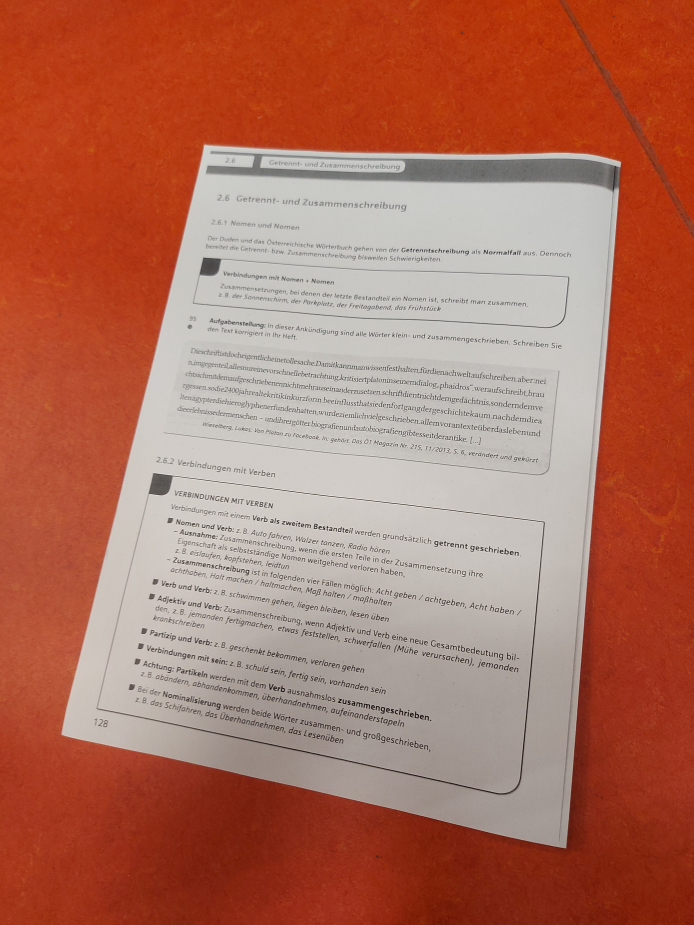
#> input picture images/img1.jpg, 3468 x 4624 px (shown at 1/5 size)
$ python -i image_adjustments.py   (imports and definitions only)
#> lines starting #> are read from the running program, lines starting #| are printed output that depends on the picture; after the words box and inside, x2 and y2 are one past the last pixel; in counts of white or black regions, pixels touching at a corner belong together
#> further down, picture is the input picture: shape (4624, 3468, 3); mean B, G, R 94.7, 113.5, 175.3
import cv2 as cv
import numpy as np
import copy
from tkinter import filedialog
from PIL import Image, ImageTk

mainfame_padding = (40, 257)

def get_corners(image):

    color_img = image
    gray = cv.cvtColor(image, cv.COLOR_BGR2GRAY)
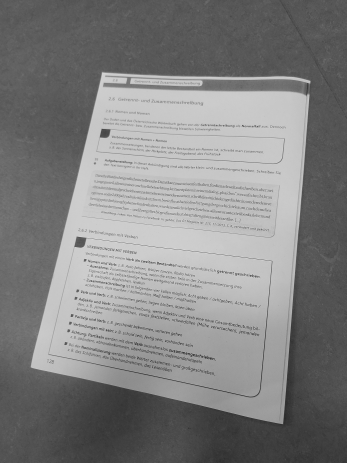
#> gray: shape (4624, 3468) (shown at 1/10 size); min 0, max 254, mean 129.8
    image = cv.GaussianBlur(gray, (9, 9), 0)

    # Kanten erkennen
    image = cv.Canny(image, threshold1=30, threshold2=120)
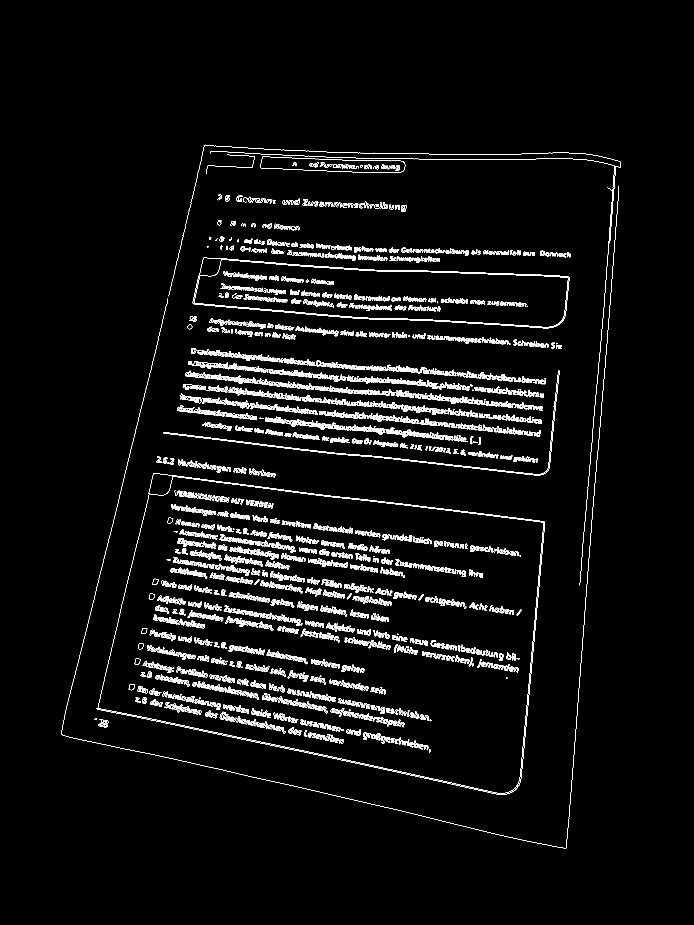
#> image: shape (4624, 3468) (shown at 1/5 size); 1.6% white in thin lines or dots, all inside (x1, y1, x2, y2) = (306, 724, 3105, 4242)
    kernel = np.ones((15, 15), np.uint8)
    image = cv.dilate(image, kernel, iterations=2)
#> image: shape (4624, 3468); 21.8% white; 27 white regions, largest, box (x1, y1, x2, y2) and area: (872, 1726, 2743, 2327) 670234, (292, 710, 3119, 4256) 545261, (819, 2574, 2622, 3092) 385473


    # Farbbereiche entfernen
    color_img = color_img.astype(np.float32) / 255.0
    diff_rg = np.abs(color_img[:, :, 0] - color_img[:, :, 1])  # Difference between R and G
    diff_rb = np.abs(color_img[:, :, 0] - color_img[:, :, 2])  # Difference between R and B
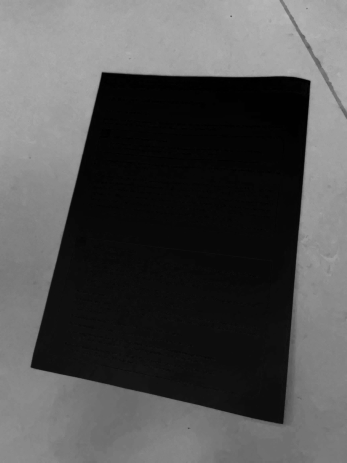
#> diff_rb: shape (4624, 3468) float32 (shown at 1/10 size); min 0, max 0.741, mean 0.316
    diff_gb = np.abs(color_img[:, :, 1] - color_img[:, :, 2])  # Difference between G and B
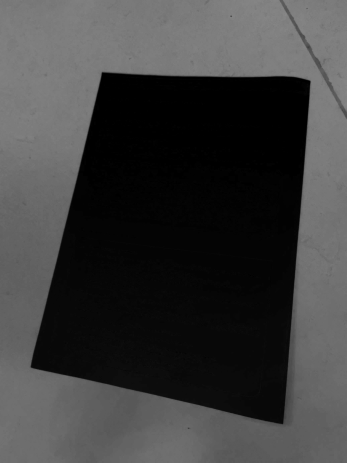
#> diff_gb: shape (4624, 3468) float32 (shown at 1/10 size); min 0, max 0.541, mean 0.243

    threshold = 0.15
    mask = (diff_rg < threshold) & (diff_rb < threshold) & (diff_gb < threshold)
#> mask: shape (4624, 3468) bool; 46.8% white; 1 white region, box (x1, y1, x2, y2) and area: (310, 726, 3103, 4239) 7503025

    mask = (mask * 255).astype(np.uint8)
    kernel = np.ones((10, 10), np.uint8)
    mask = cv.dilate(mask, kernel, iterations=2)
#> mask: shape (4624, 3468); 47.5% white; 1 white region, box (x1, y1, x2, y2) and area: (302, 718, 3113, 4249) 7617297
    mask = (mask * 255).astype(np.uint8)
    image = cv.bitwise_and(image, image, mask=mask)
#> image: shape (4624, 3468); 21.3% white; 27 white regions, largest, box (x1, y1, x2, y2) and area: (872, 1726, 2743, 2327) 670234, (302, 718, 3113, 4249) 462354, (819, 2574, 2622, 3092) 385473


    # Nicht weiße objekte entfernen
    color_img = color_img.astype(np.float32) * 255.0
    color_img = cv.GaussianBlur(color_img, (101,101),0)
    hsv = cv.cvtColor(color_img, cv.COLOR_BGR2HSV)
#> hsv: shape (4624, 3468, 3) float32; mean H, S, V 22.3, 0.5, 189.2

    lower_white = np.array([0, 0, 140])   # Adjust based on brightness
    upper_white = np.array([255, 40, 255])

    mask = cv.inRange(hsv, lower_white, upper_white)
#> mask: shape (4624, 3468); 90.8% white; 25 black regions, largest, box (x1, y1, x2, y2) and area: (1824, 3088, 3468, 4624) 812270, (694, 3849, 1667, 4624) 489941, (1088, 796, 3104, 949) 127305
    kernel = np.ones((5, 5), np.uint8)
    mask = cv.morphologyEx(mask, cv.MORPH_CLOSE, kernel, iterations=2)  # Close gaps
#> mask: shape (4624, 3468); 90.8% white; 26 black regions, largest, box (x1, y1, x2, y2) and area: (1825, 3092, 3468, 4624) 812222, (695, 3849, 1667, 4624) 489918, (1114, 801, 3104, 949) 127094
    kernel = np.ones((100, 100), np.uint8)
    mask = cv.morphologyEx(mask, cv.MORPH_OPEN, kernel, iterations=1)   # Remove small noise
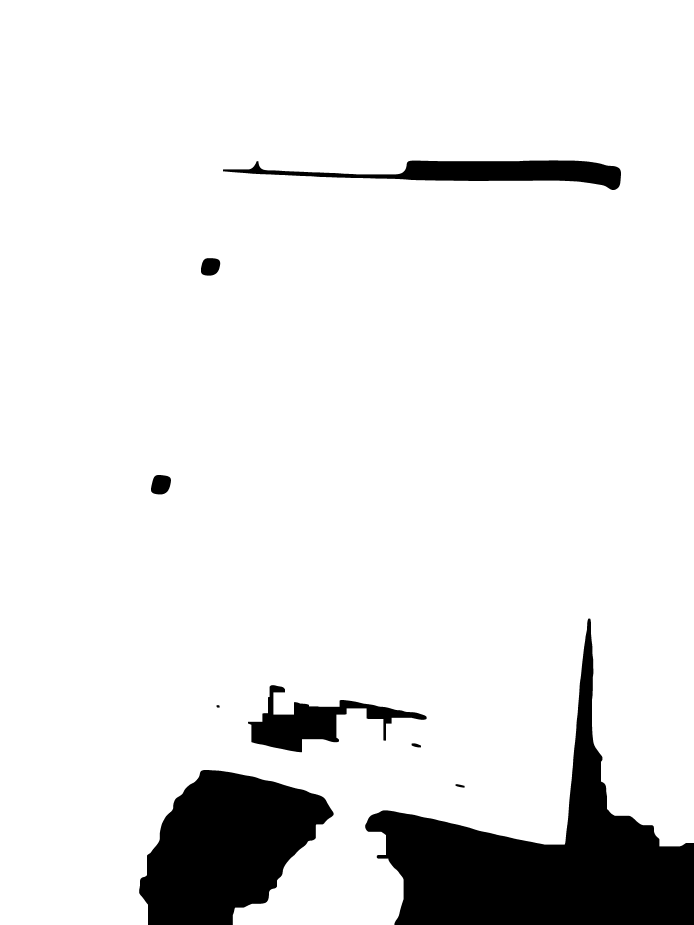
#> mask: shape (4624, 3468) (shown at 1/5 size); 90.3% white; 9 black regions, largest, box (x1, y1, x2, y2) and area: (1826, 3093, 3468, 4624) 826448, (696, 3850, 1668, 4624) 492439, (1115, 802, 3105, 950) 127450
    image = cv.bitwise_and(image, image, mask=mask)
#> image: shape (4624, 3468); 20.5% white; 31 white regions, largest, box (x1, y1, x2, y2) and area: (872, 1726, 2743, 2327) 670234, (819, 2574, 2622, 3092) 385473, (302, 718, 3113, 4223) 284912

    # Konturen finden
    kernel = np.ones((100, 100), np.uint8)  # Größeren Kern verwenden
    cc = cv.dilate(image, kernel, iterations=2)
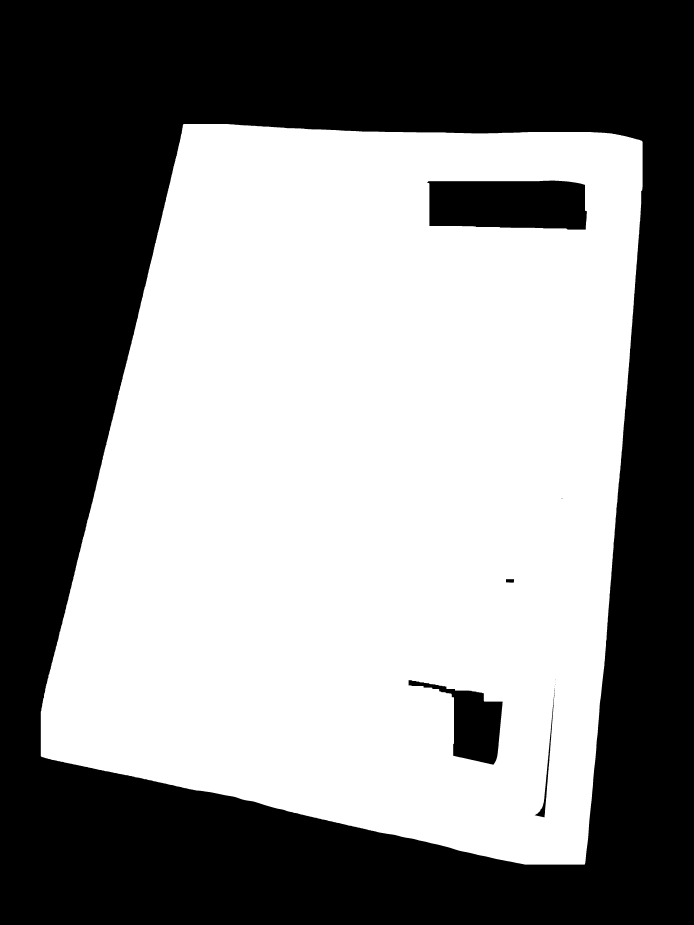
#> cc: shape (4624, 3468) (shown at 1/5 size); 53.8% white; 10 black regions (5 under 20 px)
    contours, _ = cv.findContours(cc, cv.RETR_EXTERNAL, cv.CHAIN_APPROX_SIMPLE)
#> contours = 1 contour; box (x1, y1, x2, y2) and area: (204, 620, 3213, 4323) 8880956

    largest_area = 0
    largest_box = None

    # Iterate through all contours to find the largest one
    for contour in contours:
        area = cv.contourArea(contour)
        if area > largest_area:
            largest_area = area
            rect = cv.minAreaRect(contour)
            largest_box = cv.boxPoints(rect)
            largest_box = np.int32(largest_box)
#> this loop made 1 pass
#> (area, largest_area, rect, largest_box) on pass 1: (8880956, 8880956, ((1711.8, 2388.3), (3679.7, 2783.2), -84.63), [[2924, 4350], [153, 4089], [498, 426], [3269, 686]])
#> after the loop, largest_area = 8880956

    original_img_size = image.shape
    img_size = (400,600)
    proportional_size = (original_img_size[1]/img_size[0], original_img_size[0]/img_size[1])
    rezised = cv.resize(image, img_size)

    out = copy.copy(rezised)
    original_points = []

    # Assuming `resized` is a binary image (with 255 for white points and 0 for black)
    white_points = np.argwhere(rezised == 255)  # Get all white points' coordinates
#> white_points = 48003 pairs, first value 93 to 547, second value 35 to 358

    for corner in largest_box:
        nearest = None
        min_distance = float('inf')  # Set a high initial distance

        pointX = round(corner[0] / proportional_size[0])
        pointY = round(corner[1] / proportional_size[1])

        cv.circle(out, (pointX, pointY), 5, 170, -1)

        # Loop over all white points to find the closest one
        for white_point in white_points:
            whiteY, whiteX = white_point

            # Calculate the Euclidean distance
            distance = np.sqrt((whiteX - pointX)**2 + (whiteY - pointY)**2)

            # Update if this white point is closer
            if distance < min_distance:
                min_distance = distance
                nearest = [whiteX, whiteY]

        if nearest:
            cv.circle(out, nearest, 5, 100, -1)
            original_points.append([round(nearest[0]*proportional_size[0]), round(nearest[1]*proportional_size[1])] )
#> this loop made 4 passes
#> (corner, pointX, pointY) on passes 1 to 4: ([2924, 4350], 337, 564), ([153, 4089], 18, 531), ([498, 426], 57, 55), ([3269, 686], 377, 89)
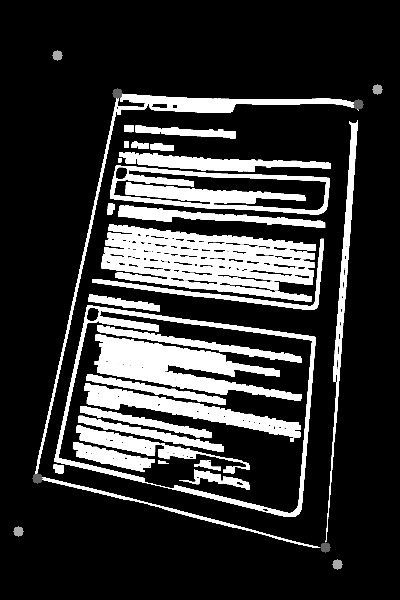
#> out: shape (600, 400); min 0, max 255, mean 52.4
#> after the loop, original_points = [[2818, 4216], [321, 3684], [1014, 717], [3104, 801]]

    return original_points

# [93 lines left out: functions adjust_points, warp_img, scan_image, scale_points, draw_frame, img_size_calc and 2 more, not called in this run]

>>> import cv2
>>> picture = cv2.imread('images/img1.jpg')
>>> result = get_corners(picture)
#> result has the same summary as original_points in get_corners

$ run again, on images/img2.jpg
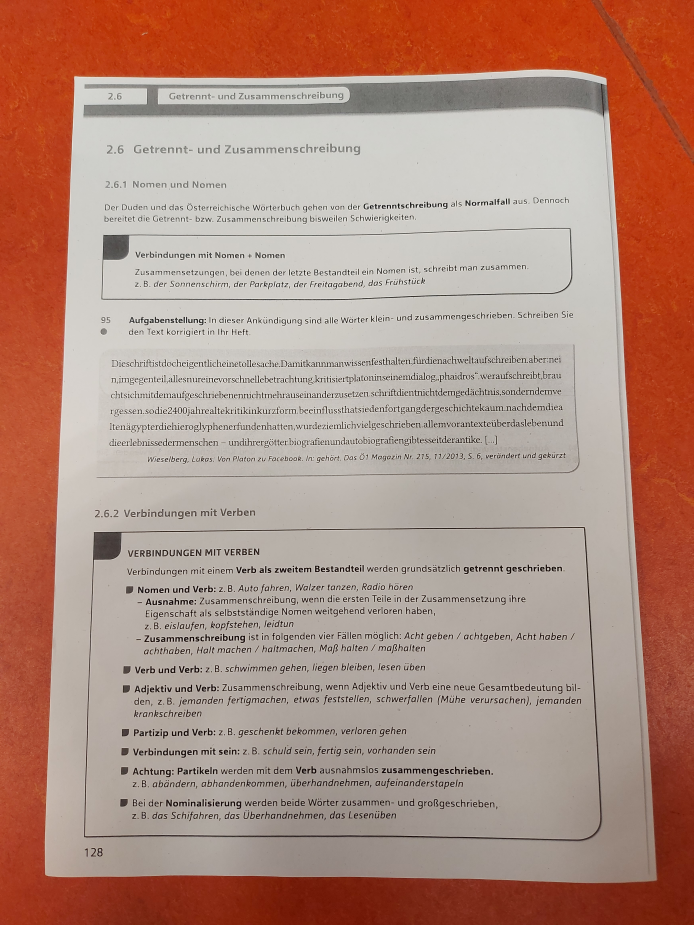
#> input picture images/img2.jpg, 3468 x 4624 px (shown at 1/5 size)
#> picture is the input picture: shape (4624, 3468, 3); mean B, G, R 127.4, 141.2, 177
#> in get_corners, `image = cv.Canny(image, threshold1=30, threshold2=120)`:
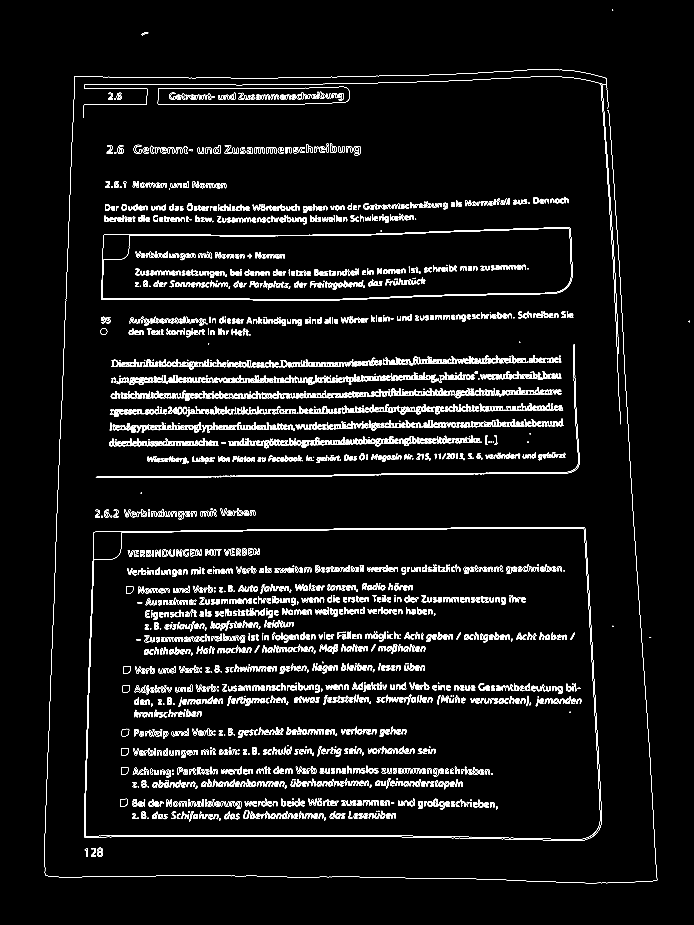
#> image: shape (4624, 3468) (shown at 1/5 size); 2.1% white in thin lines or dots, all inside (x1, y1, x2, y2) = (223, 48, 3450, 4416)
#> hsv: shape (4624, 3468, 3) float32; mean H, S, V 28.5, 0.2, 171.8
#> cc: shape (4624, 3468); 76.8% white; 8 black regions
#> contours = 1 contour; box (x1, y1, x2, y2) and area: (120, 243, 3367, 4515) 13027734
#> the loop in get_corners, `for contour in contours:` made 1 pass
#> (area, largest_area, rect, largest_box) on pass 1: (13027734, 13027734, ((1743, 2378.5), (4271, 3246), -90), [[3366, 4514], [120, 4514], [120, 243], [3366, 243]])
#> after the loop in get_corners, `for contour in contours:`: largest_area = 13027734
#> white_points = 61491 pairs, first value 44 to 572, second value 25 to 376
#> the loop in get_corners, `for corner in largest_box:` made 4 passes
#> (corner, pointX, pointY) on passes 1 to 4: ([3366, 4514], 388, 586), ([120, 4514], 14, 586), ([120, 243], 14, 32), ([3366, 243], 388, 32)
#> after the loop in get_corners, `for corner in largest_box:`:
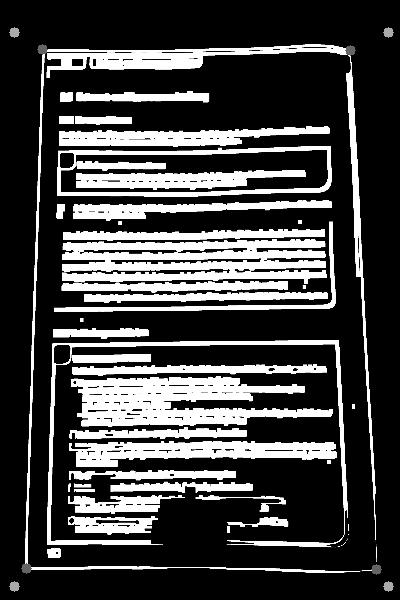
#> out: shape (600, 400); min 0, max 255, mean 67.2
#> after the loop in get_corners, `for corner in largest_box:`: original_points = [[3260, 4385], [225, 4377], [364, 378], [3034, 385]]
#> result has the same summary as original_points in get_corners

$ run again, on images/img3.jpg
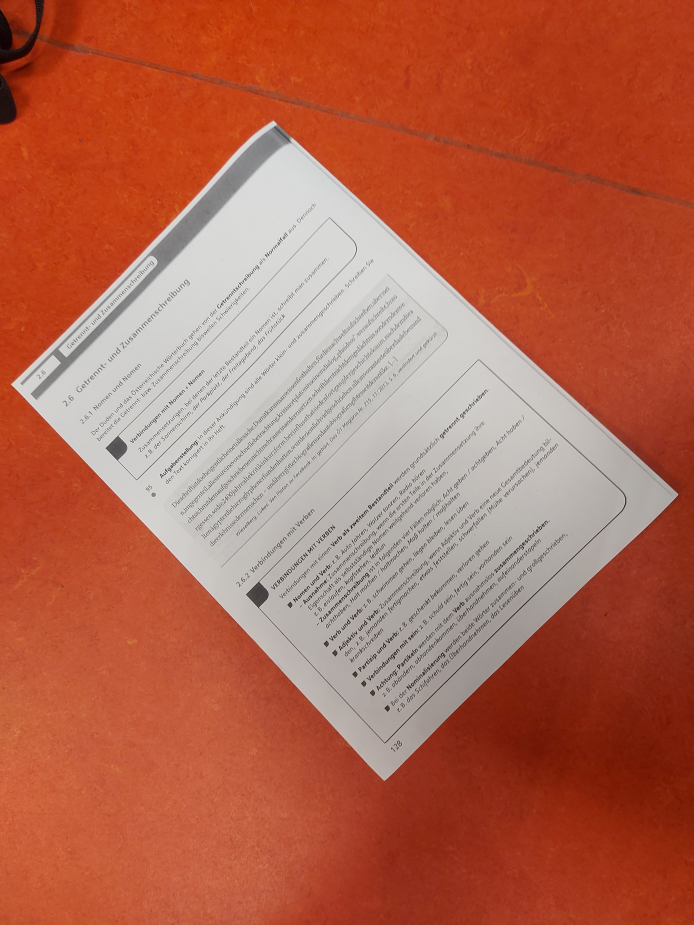
#> input picture images/img3.jpg, 3468 x 4624 px (shown at 1/5 size)
#> picture is the input picture: shape (4624, 3468, 3); mean B, G, R 82.7, 104.5, 179.4
#> in get_corners, `image = cv.Canny(image, threshold1=30, threshold2=120)`:
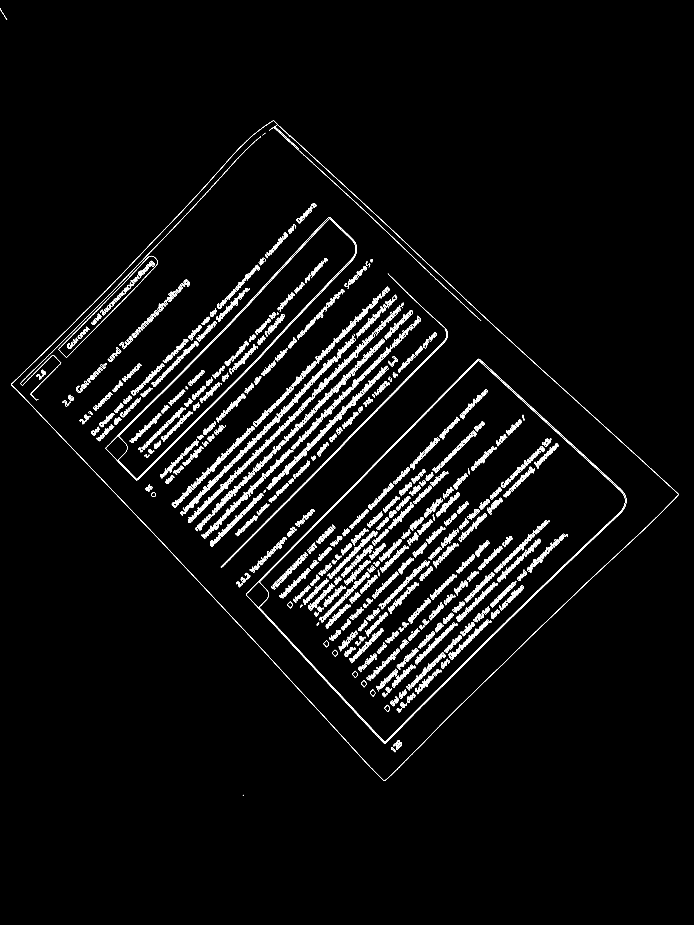
#> image: shape (4624, 3468) (shown at 1/5 size); 1.6% white in thin lines or dots, all inside (x1, y1, x2, y2) = (1, 42, 3392, 3980)
#> hsv: shape (4624, 3468, 3) float32; mean H, S, V 20.1, 0.5, 187.8
#> cc: shape (4624, 3468); 41.8% white; 1 white region
#> contours = 1 contour; box (x1, y1, x2, y2) and area: (0, 500, 3457, 4011) 6776612
#> the loop in get_corners, `for contour in contours:` made 1 pass
#> (area, largest_area, rect, largest_box) on pass 1: (6776611.5, 6776611.5, ((1689.7, 2203.3), (2347.2, 3080.2), -44.24), [[1923, 4125], [-225, 1918], [1456, 281], [3605, 2488]])
#> after the loop in get_corners, `for contour in contours:`: largest_area = 6776611.5
#> white_points = 43855 pairs, first value 78 to 506, second value 6 to 386
#> the loop in get_corners, `for corner in largest_box:` made 4 passes
#> (corner, pointX, pointY) on passes 1 to 4: ([1923, 4125], 222, 535), ([-225, 1918], -26, 249), ([1456, 281], 168, 36), ([3605, 2488], 416, 323)
#> after the loop in get_corners, `for corner in largest_box:`:
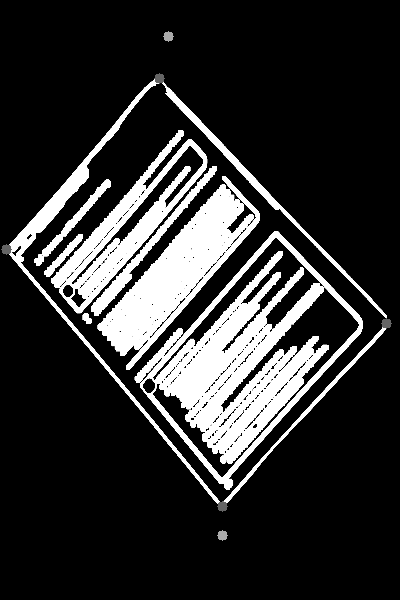
#> out: shape (600, 400); min 0, max 255, mean 47.6
#> after the loop in get_corners, `for corner in largest_box:`: original_points = [[1925, 3900], [52, 1919], [1379, 601], [3347, 2489]]
#> result has the same summary as original_points in get_corners
